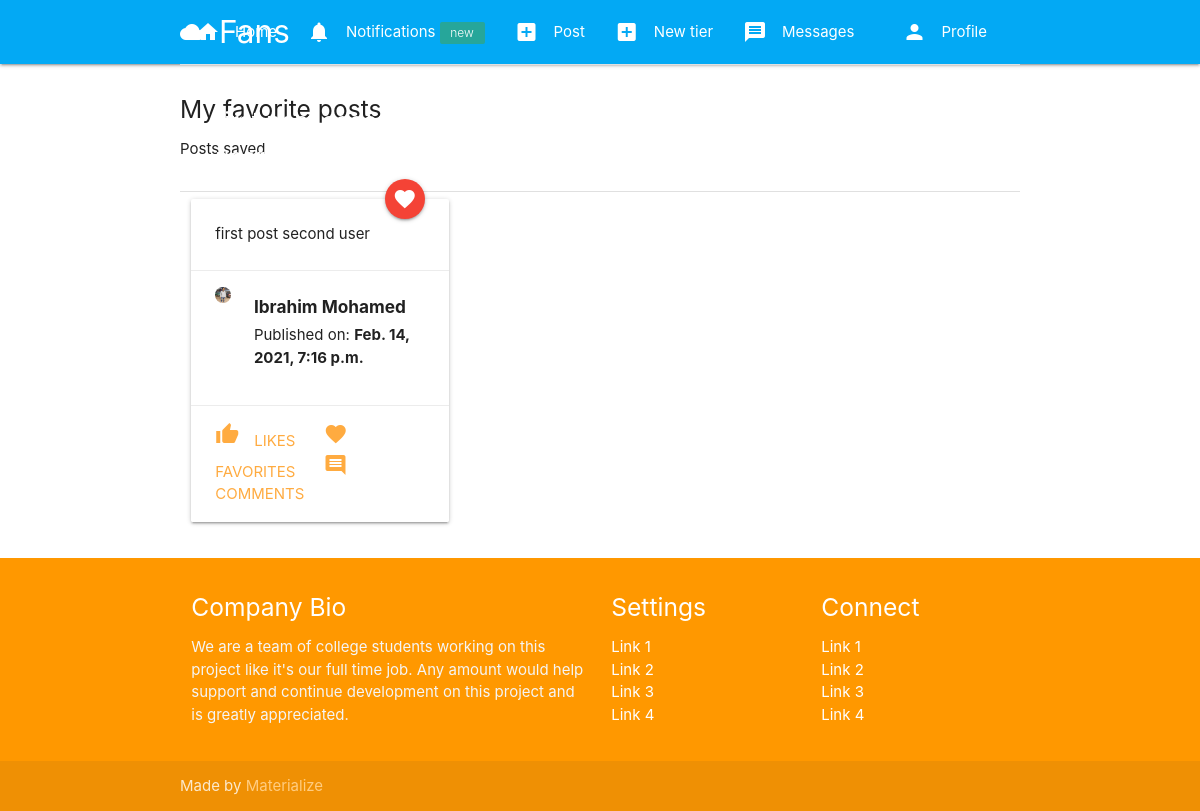
Page /post/bookmarks (signed in) on the committed database.
### post/models.py (models this page shows, shortened)
class Post(models.Model):
    id = models.UUIDField(primary_key=True, default=uuid.uuid4, editable=False)
    content = models.ManyToManyField(PostFileContent, verbose_name=("contents"))
    title = models.CharField(max_length=150)
    caption = models.TextField(max_length=1500,verbose_name='Caption')
    posted = models.DateTimeField(auto_now_add=True)
    tier = models.ForeignKey(Tier, related_name=("tiers"), on_delete=models.CASCADE)
    user = models.ForeignKey(User, on_delete=models.CASCADE)
    likes_count = models.IntegerField(default=0)
    comments_count = models.IntegerField(default=0)
    favorites_count = models.IntegerField(default=0)

### authy/models.py (models this page shows, shortened)
class Profile(models.Model):
	user = models.OneToOneField(User, on_delete=models.CASCADE, related_name='profile')
	location = models.CharField(max_length=50, null=True, blank=True)
	url = models.CharField(max_length=80, null=True, blank=True)
	profile_info = models.TextField(max_length=150, null=True, blank=True)
	created = models.DateField(auto_now_add=True)
	picture = models.ImageField(upload_to=user_directory_path_profile, blank=True, null=True, verbose_name='Picture')
	banner = models.ImageField(upload_to=user_directory_path_banner, blank=True, null=True, verbose_name='Banner')

### post/views.py (the view)
# urls.py: path('bookmarks',BookmarkList,name='bookmarks'),
@login_required
def BookmarkList(request):
    bookmark_list = Bookmark.objects.get(user=request.user)
    paginator = Paginator(bookmark_list.posts.all(), 9)
    page_number = request.GET.get('page')
    bookmark_data = paginator.get_page(page_number)
    context = {
        'bookmark_data': bookmark_data,
    }
    return render(request, 'bookmark_list.html', context)

### authy/views.py (called while the page is built)
def side_nav_info(request):
	user = request.user
	nav_profile = None
	fans = None
	follows = None
	if user.is_authenticated:
		nav_profile = Profile.objects.get(user=user)
		fans = Subscription.objects.filter(subscribed=user).count()
		follows = Subscription.objects.filter(subscriber=user).count()
	return {'nav_profile': nav_profile, 'fans': fans, 'follows': follows}

### fans_clone/templates/bookmark_list.html (shortened to what this page needs)
{% extends 'base.html' %}
{% load static %}
{% block content %}
<div class="divider"></div>
<div class="section">
  <h5>My favorite posts</h5>
  <p>Posts saved</p>
</div>
<div class="divider"></div>
{% for post in bookmark_data %}
    <div class="col s12 m4">
      <div class="card">
        <div class="card-image">
          {% if post.content.first.file.name|slice:"-3:" == 'jpg' %}
          <span class="card-title"><b>{{ post.title }}</b></span>
          <a class="btn-floating halfway-fab waves-effect waves-light red"><i class="material-icons">favorite</i></a>
        {% else %}
        <div class="video-container">
          <video class="responsive-video" controls="controls" preload="metadata">
            <source src="{{ post.content.first.file.url }}#t=0.5" type="video/mp4">
          </video>
        </div>
        {% endif %}
        </div>
        <div class="card-content">
          {{ post.caption }}
        </div>
        <div class="card-action">
          <div class="row">
            <div class="col s2">
              {% if post.user.profile.picture %}
                <img src="{{ post.user.profile.picture.url }}" class="circle responsive-img">
              {% else %}
                <img src="{% static 'img/no_avatar.jpg' %}" class="circle responsive-img">
              {% endif %}
            </div>
            <div class="col s10">
              <h6><b>{{ post.user.first_name }} {{ post.user.last_name }}</b></h6>
              <span>Published on: <b>{{ post.posted }}</b></span>
            </div>
          </div>
        </div>
        <div class="card-action">
          <a href="{% url 'post-like' post.id %}"><i class="material-icons left">thumb_up</i>{{ stream.post.likes_count }} Likes</a>
          <a href="#"><i class="material-icons">favorite</i> {{ stream.post.favorites_count }} Favorites</a>
          <a href="#"><i class="material-icons">comment</i> {{ stream.post.comments_count }} Comments</a>
        </div>
      </div>
    </div>
    {% endfor %}
    <div class="col s12 m12 center-align">
      </div>
{% endblock %}

### rows in the picture
Post: title "first post second user", caption "first post second user", user.profile.picture (placeholder picture), user.first_name "Ibrahim", user.last_name "Mohamed", posted "Feb. 14, 2021, 7:16 p.m."
